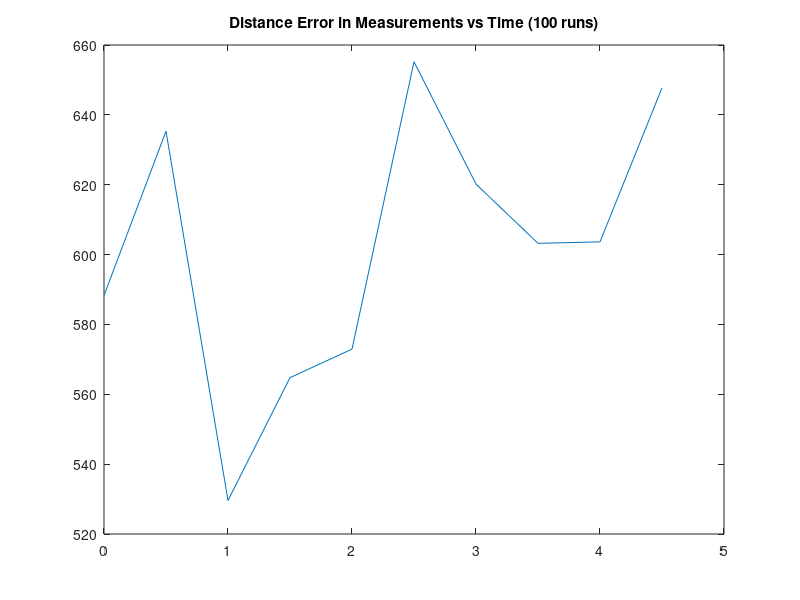

This figure's MATLAB source:
% EC 3310 Computer Assignment #2 Part 1
% Alessio Grompone 01/24/2013
% Target Motion with 2 sensors

%DATA
nloops=100;

delta=0.5;    %sample time
nsamples=5; %number of samples

S1p=[0;0];      %Sensor 1 position
sigma1r=100;   %standard deviation sensor 1 range
sigma1b=3*pi/180;   %standard deviation sensor 1 bearing
S1v=diag([sigma1r^2;sigma1b^2]);  %covariance
S1=[sigma1r;sigma1b];

S2p=[20000;0];  %Sensor 2 position
sigma2r=100;   %standard deviation sensor 2 range
sigma2b=3*pi/180;   %standard deviation sensor 2 bearing
S2v=diag([sigma2r^2;sigma2b^2]);  %covariance
S2=[sigma2r;sigma2b];

ht=135*pi/180; %Target Attitude (from degrees to radians) 
st=360*2000/3600;   %Target Speed (from knots to yards/sec)
%Inital COnditions
xo=10000;
yo=10000;
Vxo=st*sin(ht);
Vyo=st*cos(ht);
%State Vector
xi=[xo;Vxo;
    yo;Vyo];
%Transition Matrix
F=[1,delta,0,0;
    0,1,0,0;
    0,0,1,delta;
    0,0,0,1];
%Measurement Matrix
H=[1,0,0,0;
    0,0,1,0];

for kk=1:nloops, 
%initialize Matixes
zout=[];   %measurements output
posout=[]; %true target position
error=[];  %distance errors
polar=[];
x=xi;

for ii=1:nsamples,
    
    ztrue=H*x;
    posout=[posout,ztrue];
    
    %% SENSOR 1
   
    range=sqrt((ztrue-S1p)'*(ztrue-S1p));
    bearing=atan2(ztrue(2)-S1p(2),ztrue(1)-S1p(1));
    polar=[range;bearing];    
    rrr=randn(size(S1));
    z=polar+rrr.*S1;%has measurements adding random error
    xx=z(1)*cos(z(2));
    yy=z(1)*sin(z(2));
    cartesian=[xx;yy]+S1p;  %cartesian coordinates
    
    %collects the real position values in one matrix
    zout=[zout,cartesian];  %collects the measurement values in one matrix
    ztilde=ztrue-(cartesian); %error between real position and measured position
    error=[error,sqrt(ztilde'*ztilde)];%collects error values
    
    x=F*x;
%     %% SENSOR 2
    range=sqrt((ztrue-S2p)'*(ztrue-S2p));
    bearing=atan2(ztrue(2)-S2p(2),ztrue(1)-S2p(1));
    polar=[range;bearing];    
    rrr=randn(size(S2));
    z=polar+rrr.*S2;%has measurements adding random error
    xx=z(1)*cos(z(2));
    yy=z(1)*sin(z(2));
    cartesian=[xx;yy]+S2p; %cartesian coordinates
    
    %collects the real position values in one matrix
    zout=[zout,cartesian];  %collects the measurement values in one matrix
    ztilde=ztrue-(cartesian); %error between real position and measured position
    error=[error,sqrt(ztilde'*ztilde)];%collects error values

     x=F*x; %target motion ( x2 = TransMatrix * x1 )
    
end

if kk==1
    merror=error;
    zoutmean=zout;
else
    merror=merror+error;
    zoutmean=zoutmean+zout; 
end
end

merror=merror/nloops;
zoutmean=zoutmean/nloops;

%plot1 Target motion with noise measurements
plot(posout(1,:),posout(2,:),'-',zoutmean(1,:),zoutmean(2,:),'-');
title('Target Motion and Mean Measurement Trajectory');

pause;

%Distance errors between Target and measurements
time=[1:max(size(error))]*delta-delta;
plot(time,merror,'-');
title('Distance Error in Measurements vs Time (100 runs)');
 